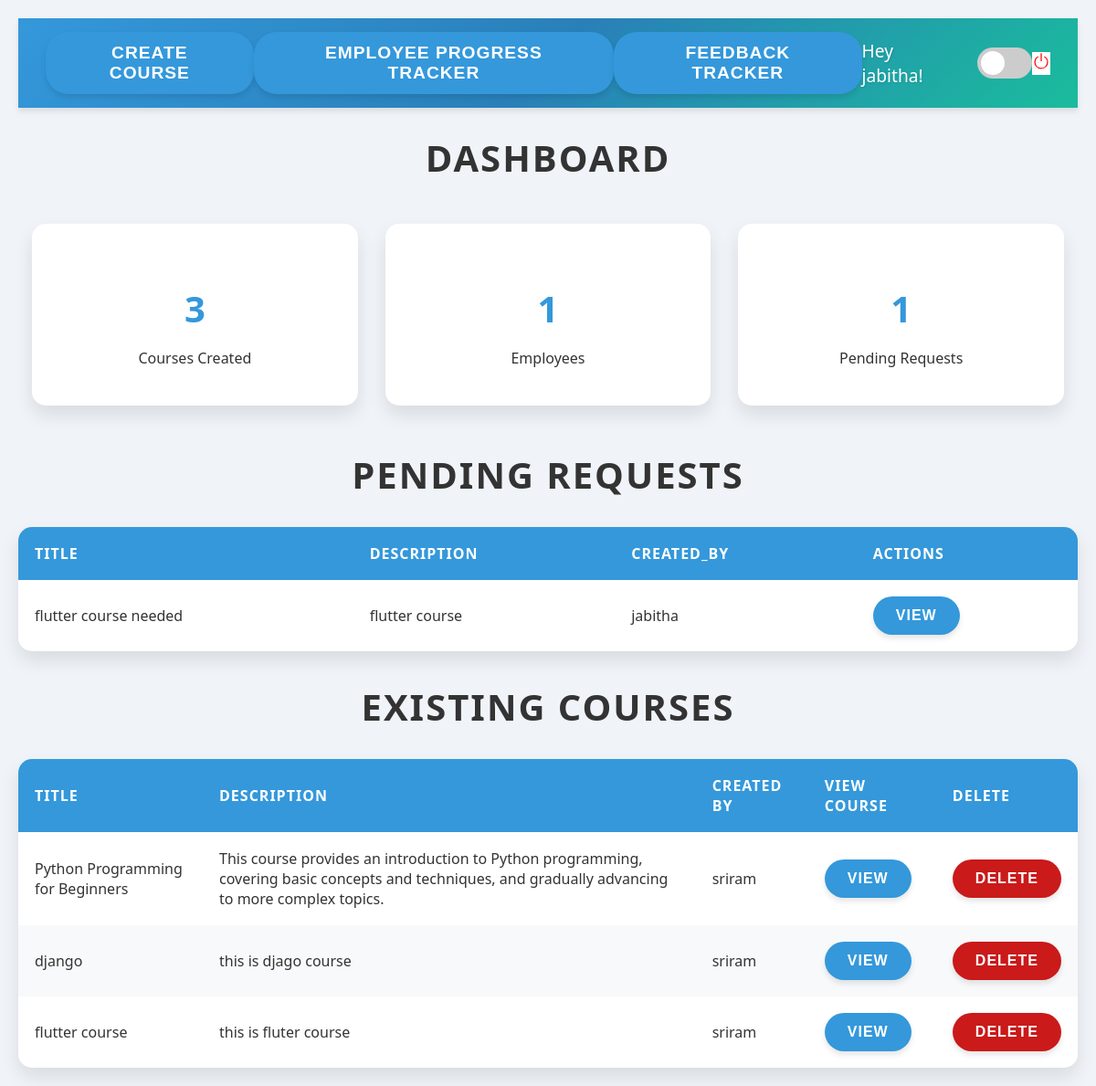
/dashboard/Admin/2/, run on the app's committed database.
### authentication/models.py (models this page shows, shortened)
class User(models.Model):
    name = models.CharField(max_length=100)
    email = models.EmailField(unique=True)
    password = models.CharField(max_length=255)
    role = models.ForeignKey(Role, on_delete=models.CASCADE)
    def __str__(self):
        return self.name

### dashboards/models.py (models this page shows, shortened)
class TrainingRequest(models.Model):
    request_id = models.AutoField(primary_key=True)
    title = models.CharField(max_length=255)
    description = models.TextField(null=True, blank=True)
    status = models.CharField(
        max_length=10,
        choices=[('Pending', 'Pending'),
                 ('Approved', 'Approved'),
                 ('Rejected', 'Rejected')],
        default='Pending'
    )
    account_manager = models.ForeignKey(
        'authentication.User',
        on_delete=models.CASCADE,
        limit_choices_to={'role__role_name': 'Manager'}
    )
    course_duration = models.PositiveIntegerField(help_text="Duration in days")  # New field
    employee_count = models.PositiveIntegerField(help_text="Number of employees involved")  # New field
    created_at = models.DateTimeField(auto_now_add=True)

class Course(models.Model):
    course_id = models.AutoField(primary_key=True)
    title = models.CharField(max_length=255, unique=True)
    description = models.TextField(null=True, blank=True)
    created_by = models.ForeignKey(
        'authentication.User',
        on_delete=models.CASCADE,
        limit_choices_to={'role__role_name': 'Admin'},
        related_name='created_courses'
    )
    created_at = models.DateTimeField(auto_now_add=True)
    employees = models.ManyToManyField(
        'authentication.User',
        related_name='enrolled_courses',
        limit_choices_to={'role__role_name': 'Employee'},
        blank=True
    )

### dashboards/views.py (the view)
# urls.py: path('Admin/<int:user_id>/', views.Admin_view, name='Admin'),
def Admin_view(request, user_id):
    admin = get_object_or_404(User, id=user_id)
    if request.method == 'POST' and 'delete_course' in request.POST:
        course_id = request.POST.get('course_id')
        course = get_object_or_404(Course, course_id=course_id)
        course.delete()
        return redirect('Admin', user_id=user_id)  # Redirect to the admin page after deletion
    context = {
        'admin': admin,
        'user_id': user_id,
        'courses_count': Course.objects.all().count(),
        'pending_count': TrainingRequest.objects.filter(status='Pending').count(),
        'employees_count': User.objects.filter(role=Role.objects.get(role_name='Employee').id).count(),
        'pending_requests': TrainingRequest.objects.filter(status='Pending'),
        'courses': Course.objects.all(),
    }
    return render(request, 'dashboards/Admin.html', context)

### dashboards/templates/dashboards/Admin.html (shortened to what this page needs)
{% load static %}
<!DOCTYPE html>
<html lang="en">
<head>
  <link rel="stylesheet" href="{% static 'css/admin.css' %}?v=1.0">
</head>
<body>
  <div id="app">
    <div id="dashboard-page" class="page active">
      <nav>
        <span>
          <a href="{% url 'create_course' user_id %}"><button>create course</button></a>
          <a href="{% url 'employee_progress' %}"><button>Employee Progress Tracker</button></a>
          <a href="{% url 'feedback_tracker' user_id %}"><button>Feedback Tracker</button></a>
        </span>
        <span>
          Hey {{admin.name}}!
          <label class="theme-switch">
            <span class="slider"></span>
          </label>
        </span>
        <a href="{% url 'home'%}" class="logout" style="background-color: white;">
          <svg xmlns="http://www.w3.org/2000/svg" width="20" height="20" fill="red" class="bi bi-power" viewBox="0 0 16 16">
            <path d="M7.5 1v7h1V1z"/>
            <path d="M3 8.812a5 5 0 0 1 2.578-4.375l-.485-.874A6 6 0 1 0 11 3.616l-.501.865A5 5 0 1 1 3 8.812"/>
          </svg>
        </a>
      </nav>
      <h1>Dashboard</h1>
      <div class="dashboard-metrics">
        <div>
          <h3>{{courses_count}}</h3>
          <p>Courses Created</p>
        </div>
        <div>
          <h3>{{employees_count}}</h3>
          <p>Employees</p>
        </div>
        <div>
          <h3>{{pending_count}}</h3>
          <p>Pending Requests</p>
        </div>
      </div>
      <div>
        <h2>Pending Requests</h2>
        <table id="pending-requests">
          <thead>
              <tr>
                <th>title</th>
                <th>description</th>
                <th>created_by</th>
                <th>Actions</th>
              </tr>
        </thead>
        <tbody>
          {% for item in pending_requests %}
            <tr>
                <td>{{ item.title }}</td>
                <td>{{ item.description }}</td>
                <td>{{item.account_manager}}</td>
                <td><a href="{% url 'admin_action' user_id=user_id request_id=item.request_id %}"><button>View</button></a></td>
            </tr>
            {% empty %}
            <tr>
                <td colspan="4">No data available</td>
            </tr>
            {% endfor %}
        </tbody>
        </table>
        <h2>Existing Courses</h2>
        <table id="existing-courses">
          <thead>
              <tr>
                  <th>Title</th>
                  <th>Description</th>
                  <th>Created By</th>
                  <th>View Course</th>
                  <th>Delete</th>
              </tr>
          </thead>
          <tbody>
              {% for item in courses %}
              <tr>
                  <td>{{ item.title }}</td>
                  <td>{{ item.description }}</td>
                  <td>{{ item.created_by }}</td>
                  <td><a href="{% url 'view_course' course_id=item.course_id user_id=user_id %}"><button>View</button></a></td>
                  <td>
                      <form method="POST" action="{% url 'Admin' user_id=admin.id %}">
                          <button type="submit" name="delete_course" style="background-color: rgb(202, 26, 26);">Delete</button>
                      </form>
                  </td>
              </tr>
              {% empty %}
              <tr>
                  <td colspan="4">No data available</td>
              </tr>
              {% endfor %}
          </tbody>
      </table>
  </div>
</body>
</html>

### dashboards/static/css/admin.css (style rules this page uses)
:root { --bg-color: #f0f4f8; --text-color: #333; --nav-bg: linear-gradient(135deg, #3498db, #2980b9, #1abc9c); --card-bg: white; --card-shadow: 0 10px 20px rgba(0,0,0,0.1); --button-bg: #3498db; --button-hover: #2980b9; --table-header-bg: #3498db; --table-even-row: #f8f9fa; }
body { font-family: 'Segoe UI', Tahoma, Geneva, Verdana, sans-serif; margin: 0; padding: 0; background: var(--bg-color); color: var(--text-color); transition: all 0.5s ease; }
.page { display: none; padding: 20px; animation: fadeIn 0.7s; }
.page.active { display: block; }
nav { display: flex; justify-content: space-between; align-items: center; padding: 15px 30px; background: var(--nav-bg); color: white; box-shadow: 0 4px 6px rgba(0,0,0,0.1); }
nav span { display: flex; align-items: center; font-size: 1.2em; text-shadow: 1px 1px 2px rgba(0,0,0,0.1); }
.dashboard-metrics { display: flex; justify-content: space-around; flex-wrap: wrap; }
.dashboard-metrics div { margin: 15px; padding: 25px; background: var(--card-bg); color: var(--text-color); border-radius: 15px; box-shadow: var(--card-shadow); transition: all 0.3s ease; flex: 1; min-width: 200px; text-align: center; }
.dashboard-metrics h3 { font-size: 2.5em; margin-bottom: 10px; color: #3498db; }
table { width: 100%; border-collapse: separate; border-spacing: 0; margin-top: 30px; background: var(--card-bg); border-radius: 15px; overflow: hidden; box-shadow: var(--card-shadow); }
table th, table td { padding: 18px; text-align: left; }
table th { background: var(--table-header-bg); color: white; font-weight: bold; text-transform: uppercase; letter-spacing: 1px; }
table tr:nth-child(even) { background-color: var(--table-even-row); }
button { padding: 12px 25px; background: var(--button-bg); color: white; border: none; border-radius: 25px; cursor: pointer; transition: all 0.3s ease; font-size: 1em; font-weight: bold; text-transform: uppercase; letter-spacing: 1px; box-shadow: 0 4px 6px rgba(0,0,0,0.1); }
h1, h2 { color: var(--text-color); margin-bottom: 30px; font-size: 2.5em; text-align: center; text-transform: uppercase; letter-spacing: 2px; }
.theme-switch { position: relative; display: inline-block; width: 60px; height: 34px; margin-left: 20px; }
.slider { position: absolute; cursor: pointer; top: 0; left: 0; right: 0; bottom: 0; background-color: #ccc; transition: .4s; border-radius: 34px; }
.slider:before { position: absolute; content: ""; height: 26px; width: 26px; left: 4px; bottom: 4px; background-color: white; transition: .4s; border-radius: 50%; }

### data on the page
User: name "jabitha"
TrainingRequest: title "flutter course needed", description "flutter course", account_manager "jabitha"
Course: title "Python Programming for Beginners", description "This course provides an introduction to Python programming, covering basic concepts and techniques, and gradually advancing to more complex topics.", created_by "sriram"
Course: title "django", description "this is djago course", created_by "sriram"
Course: title "flutter course", description "this is fluter course", created_by "sriram"

### other printed values
{{ courses_count }} "3"
{{ employees_count }} "1"
{{ pending_count }} "1"
